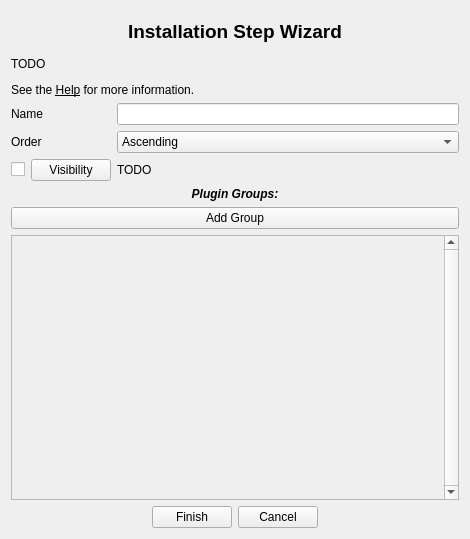
<?xml version="1.0" encoding="UTF-8"?>
<ui version="4.0">
 <class>Form</class>
 <widget class="QWidget" name="Form">
  <property name="geometry">
   <rect>
    <x>0</x>
    <y>0</y>
    <width>470</width>
    <height>539</height>
   </rect>
  </property>
  <property name="windowTitle">
   <string>Form</string>
  </property>
  <layout class="QVBoxLayout" name="verticalLayout_2">
   <item>
    <layout class="QVBoxLayout" name="verticalLayout">
     <item>
      <widget class="QLabel" name="label_4">
       <property name="sizePolicy">
        <sizepolicy hsizetype="Preferred" vsizetype="Preferred">
         <horstretch>0</horstretch>
         <verstretch>0</verstretch>
        </sizepolicy>
       </property>
       <property name="minimumSize">
        <size>
         <width>0</width>
         <height>40</height>
        </size>
       </property>
       <property name="font">
        <font>
         <pointsize>14</pointsize>
         <weight>75</weight>
         <bold>true</bold>
        </font>
       </property>
       <property name="text">
        <string>Installation Step Wizard</string>
       </property>
       <property name="alignment">
        <set>Qt::AlignCenter</set>
       </property>
      </widget>
     </item>
     <item>
      <widget class="QLabel" name="label">
       <property name="text">
        <string>&lt;html&gt;&lt;head/&gt;&lt;body&gt;&lt;p align=&quot;justify&quot;&gt;TODO&lt;/p&gt;&lt;p align=&quot;justify&quot;&gt;See the &lt;span style=&quot; text-decoration: underline;&quot;&gt;Help&lt;/span&gt; for more information.&lt;/p&gt;&lt;/body&gt;&lt;/html&gt;</string>
       </property>
       <property name="textFormat">
        <enum>Qt::AutoText</enum>
       </property>
       <property name="scaledContents">
        <bool>false</bool>
       </property>
       <property name="wordWrap">
        <bool>true</bool>
       </property>
       <property name="margin">
        <number>8</number>
       </property>
       <property name="indent">
        <number>-1</number>
       </property>
      </widget>
     </item>
     <item>
      <layout class="QFormLayout" name="formLayout">
       <item row="0" column="0">
        <widget class="QLabel" name="nameLabel">
         <property name="text">
          <string>Name</string>
         </property>
        </widget>
       </item>
       <item row="0" column="1">
        <widget class="QLineEdit" name="nameLineEdit"/>
       </item>
       <item row="1" column="0">
        <widget class="QLabel" name="orderLabel">
         <property name="text">
          <string>Order</string>
         </property>
        </widget>
       </item>
       <item row="1" column="1">
        <widget class="QComboBox" name="orderComboBox">
         <item>
          <property name="text">
           <string>Ascending</string>
          </property>
         </item>
         <item>
          <property name="text">
           <string>Descending</string>
          </property>
         </item>
         <item>
          <property name="text">
           <string>Explicit</string>
          </property>
         </item>
        </widget>
       </item>
       <item row="2" column="0">
        <widget class="QWidget" name="widget" native="true">
         <layout class="QHBoxLayout" name="horizontalLayout_2">
          <property name="spacing">
           <number>6</number>
          </property>
          <property name="leftMargin">
           <number>0</number>
          </property>
          <property name="topMargin">
           <number>0</number>
          </property>
          <property name="rightMargin">
           <number>0</number>
          </property>
          <property name="bottomMargin">
           <number>0</number>
          </property>
          <item>
           <widget class="QCheckBox" name="checkBox">
            <property name="text">
             <string/>
            </property>
           </widget>
          </item>
          <item>
           <widget class="QPushButton" name="pushButton">
            <property name="text">
             <string>Visibility</string>
            </property>
           </widget>
          </item>
         </layout>
        </widget>
       </item>
       <item row="2" column="1">
        <widget class="QLabel" name="label_3">
         <property name="text">
          <string>TODO</string>
         </property>
        </widget>
       </item>
      </layout>
     </item>
     <item>
      <widget class="QLabel" name="label_2">
       <property name="font">
        <font>
         <weight>75</weight>
         <italic>true</italic>
         <bold>true</bold>
        </font>
       </property>
       <property name="text">
        <string>Plugin Groups:</string>
       </property>
       <property name="alignment">
        <set>Qt::AlignCenter</set>
       </property>
      </widget>
     </item>
     <item>
      <widget class="QPushButton" name="button_add_group">
       <property name="text">
        <string>Add Group</string>
       </property>
      </widget>
     </item>
     <item>
      <widget class="QScrollArea" name="scrollarea_group">
       <property name="verticalScrollBarPolicy">
        <enum>Qt::ScrollBarAlwaysOn</enum>
       </property>
       <property name="widgetResizable">
        <bool>true</bool>
       </property>
       <widget class="QWidget" name="scroll_group">
        <property name="geometry">
         <rect>
          <x>0</x>
          <y>0</y>
          <width>431</width>
          <height>249</height>
         </rect>
        </property>
        <layout class="QVBoxLayout" name="layout_file">
         <property name="leftMargin">
          <number>0</number>
         </property>
         <property name="topMargin">
          <number>0</number>
         </property>
         <property name="rightMargin">
          <number>0</number>
         </property>
         <property name="bottomMargin">
          <number>0</number>
         </property>
         <item>
          <spacer name="verticalSpacer">
           <property name="orientation">
            <enum>Qt::Vertical</enum>
           </property>
           <property name="sizeHint" stdset="0">
            <size>
             <width>20</width>
             <height>40</height>
            </size>
           </property>
          </spacer>
         </item>
        </layout>
       </widget>
      </widget>
     </item>
    </layout>
   </item>
   <item>
    <layout class="QHBoxLayout" name="horizontalLayout">
     <item>
      <spacer name="horizontalSpacer">
       <property name="orientation">
        <enum>Qt::Horizontal</enum>
       </property>
       <property name="sizeHint" stdset="0">
        <size>
         <width>40</width>
         <height>20</height>
        </size>
       </property>
      </spacer>
     </item>
     <item>
      <widget class="QPushButton" name="finish_button">
       <property name="sizePolicy">
        <sizepolicy hsizetype="Fixed" vsizetype="Fixed">
         <horstretch>0</horstretch>
         <verstretch>0</verstretch>
        </sizepolicy>
       </property>
       <property name="text">
        <string>Finish</string>
       </property>
      </widget>
     </item>
     <item>
      <widget class="QPushButton" name="cancel_button">
       <property name="sizePolicy">
        <sizepolicy hsizetype="Fixed" vsizetype="Fixed">
         <horstretch>0</horstretch>
         <verstretch>0</verstretch>
        </sizepolicy>
       </property>
       <property name="text">
        <string>Cancel</string>
       </property>
      </widget>
     </item>
     <item>
      <spacer name="horizontalSpacer_2">
       <property name="orientation">
        <enum>Qt::Horizontal</enum>
       </property>
       <property name="sizeHint" stdset="0">
        <size>
         <width>40</width>
         <height>20</height>
        </size>
       </property>
      </spacer>
     </item>
    </layout>
   </item>
  </layout>
 </widget>
 <resources/>
 <connections/>
</ui>
